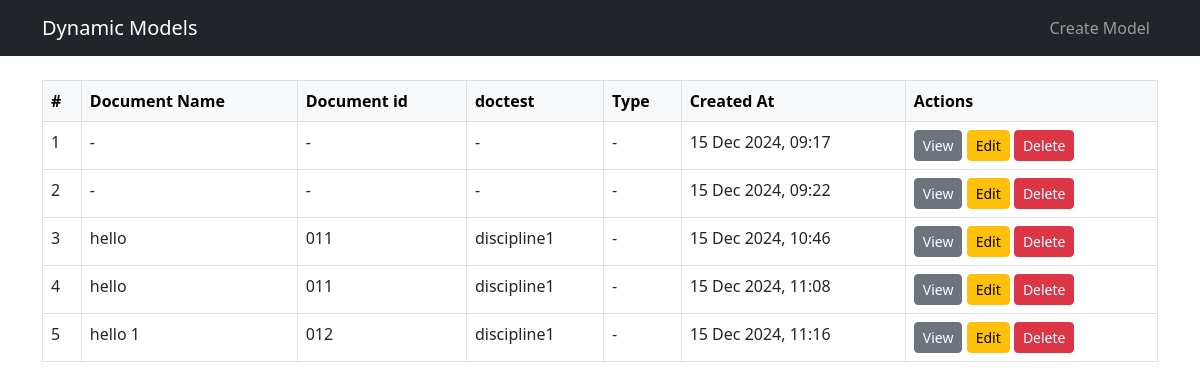
/models/1/instances/ (signed in), run on the app's committed database.
### dynamic_app/models.py (models this page shows, shortened)
class DynamicField(models.Model):
    FIELD_TYPES = [
        ('char', 'Character'),
        ('text', 'Text'),
        ('int', 'Integer'),
        ('decimal', 'Decimal'),
        ('bool', 'Boolean'),
        ('date', 'Date'),
        ('datetime', 'DateTime'),
        ('file', 'File'),
        ('choice', 'Choice'),
    ]
    dynamic_model = models.ForeignKey(DynamicModel, on_delete=models.CASCADE, related_name='fields')
    name = models.CharField(max_length=100)
    display_name = models.CharField(max_length=100)
    field_type = models.CharField(max_length=20, choices=FIELD_TYPES)
    is_required = models.BooleanField(default=False)
    is_unique = models.BooleanField(default=True)
    is_readonly = models.BooleanField(default=False)
    display_order = models.IntegerField(default=0)
    created_by = models.ForeignKey(User, on_delete=models.CASCADE)
    created_at = models.DateTimeField(auto_now_add=True)
    updated_at = models.DateTimeField(auto_now=True)
    class Meta:
        ordering = ['display_order']
        unique_together = ['dynamic_model', 'name']

class DynamicModelInstance(models.Model):
    dynamic_model = models.ForeignKey(DynamicModel, on_delete=models.CASCADE)
    created_by = models.ForeignKey(User, on_delete=models.CASCADE)
    created_at = models.DateTimeField(auto_now_add=True)
    updated_at = models.DateTimeField(auto_now=True)
    data = models.JSONField()

### dynamic_app/views.py (the view)
# urls.py: path('models/<int:model_pk>/instances/', views.instance_list, name='instance_list'),
@login_required
def instance_list(request, model_pk):
    model = get_object_or_404(DynamicModel, pk=model_pk, created_by=request.user)
    instances = DynamicModelInstance.objects.filter(dynamic_model=model)
    fields = model.fields.all()  # Get all the fields of the dynamic model
    return render(request, 'dynamic_models/instance_list.html', {
        'model': model,
        'instances': instances,
        'fields': fields,
    })

### dynamic_app/templatetags/custom_filters.py (called while the page is built)
@register.filter
def get_item(dictionary, key):
    return dictionary.get(key)

### dynamic_app/templates/dynamic_models/instance_list.html
{% extends "base_generic.html" %}
{% load custom_filters %}
{% block content %}
<div class="table-responsive">
    <table class="table table-bordered table-hover">
        <thead class="table-light">
            <tr>
                <th>#</th>
                {% for field in fields %}
                    <th>{{ field.display_name }}</th>
                {% endfor %}
                <th>Created At</th>
                <th>Actions</th>
            </tr>
        </thead>
        <tbody>
            {% for instance in instances %}
            <tr>
                <td>{{ forloop.counter }}</td>
                {% for field in fields %}
                    <td>{{ instance.data|get_item:field.name|default:"-" }}</td>
                {% endfor %}
                <td>{{ instance.created_at|date:"d M Y, H:i" }}</td>
                <td>
                    <a href="#" class="btn btn-sm btn-secondary">View</a>
                    <a href="#" class="btn btn-sm btn-warning">Edit</a>
                    <a href="#" class="btn btn-sm btn-danger">Delete</a>
                </td>
            </tr>
            {% endfor %}
        </tbody>
    </table>
</div>
{% endblock %}

### data on the page
DynamicField: display_name "Document Name"
DynamicField: display_name "Document id"
DynamicField: display_name "doctest"
DynamicField: display_name "Type"
DynamicModelInstance: data|get_item "-", created_at "15 Dec 2024, 09:17"
DynamicModelInstance: data|get_item "-", created_at "15 Dec 2024, 09:22"
DynamicModelInstance: data|get_item "hello", data|get_item "011", data|get_item "discipline1", data|get_item "-", created_at "15 Dec 2024, 10:46"
DynamicModelInstance: data|get_item "hello", data|get_item "011", data|get_item "discipline1", data|get_item "-", created_at "15 Dec 2024, 11:08"
DynamicModelInstance: data|get_item "hello 1", data|get_item "012", data|get_item "discipline1", data|get_item "-", created_at "15 Dec 2024, 11:16"
